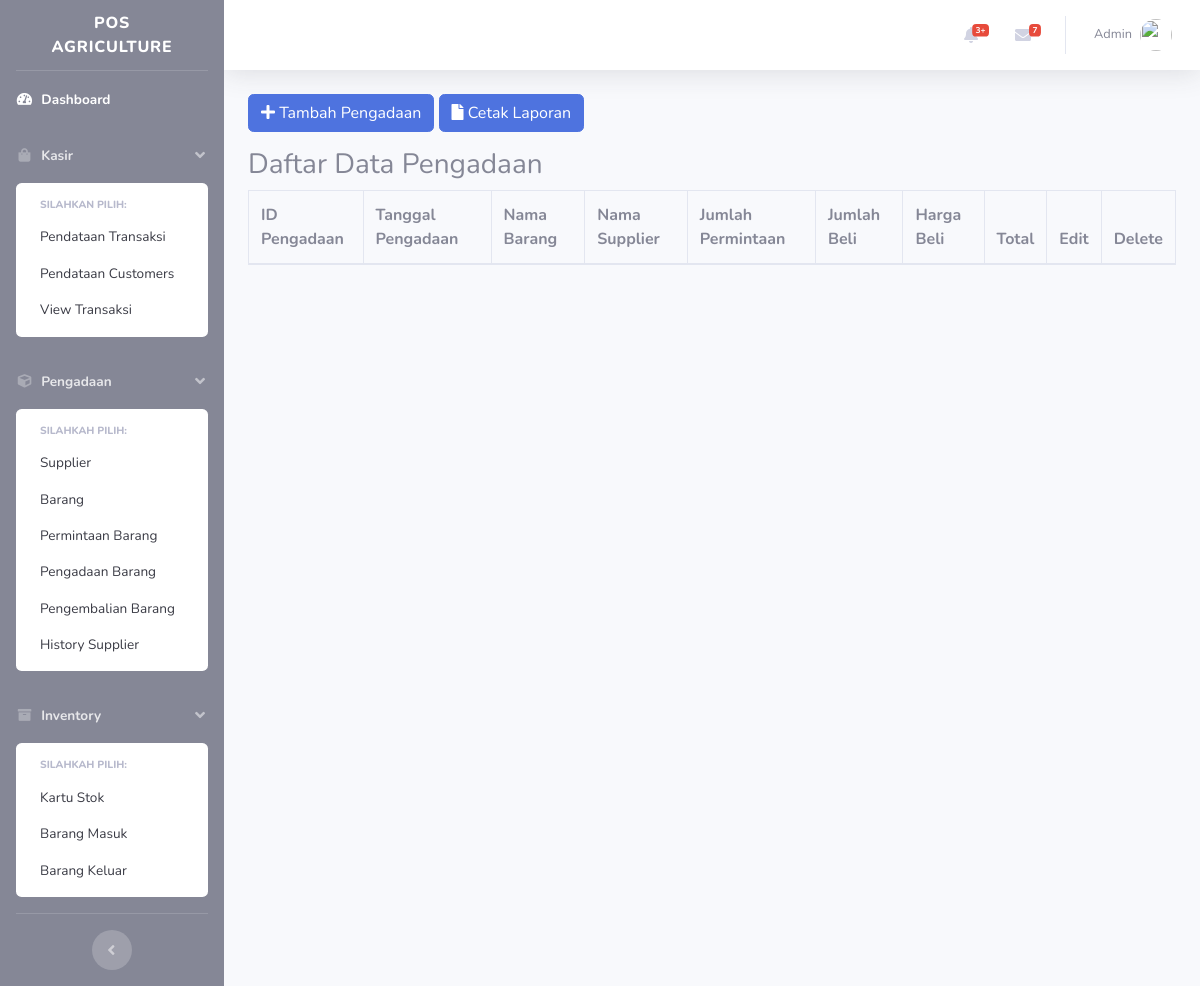
Before: /index.php/pengadaan/searchpengadaan with the older database file.
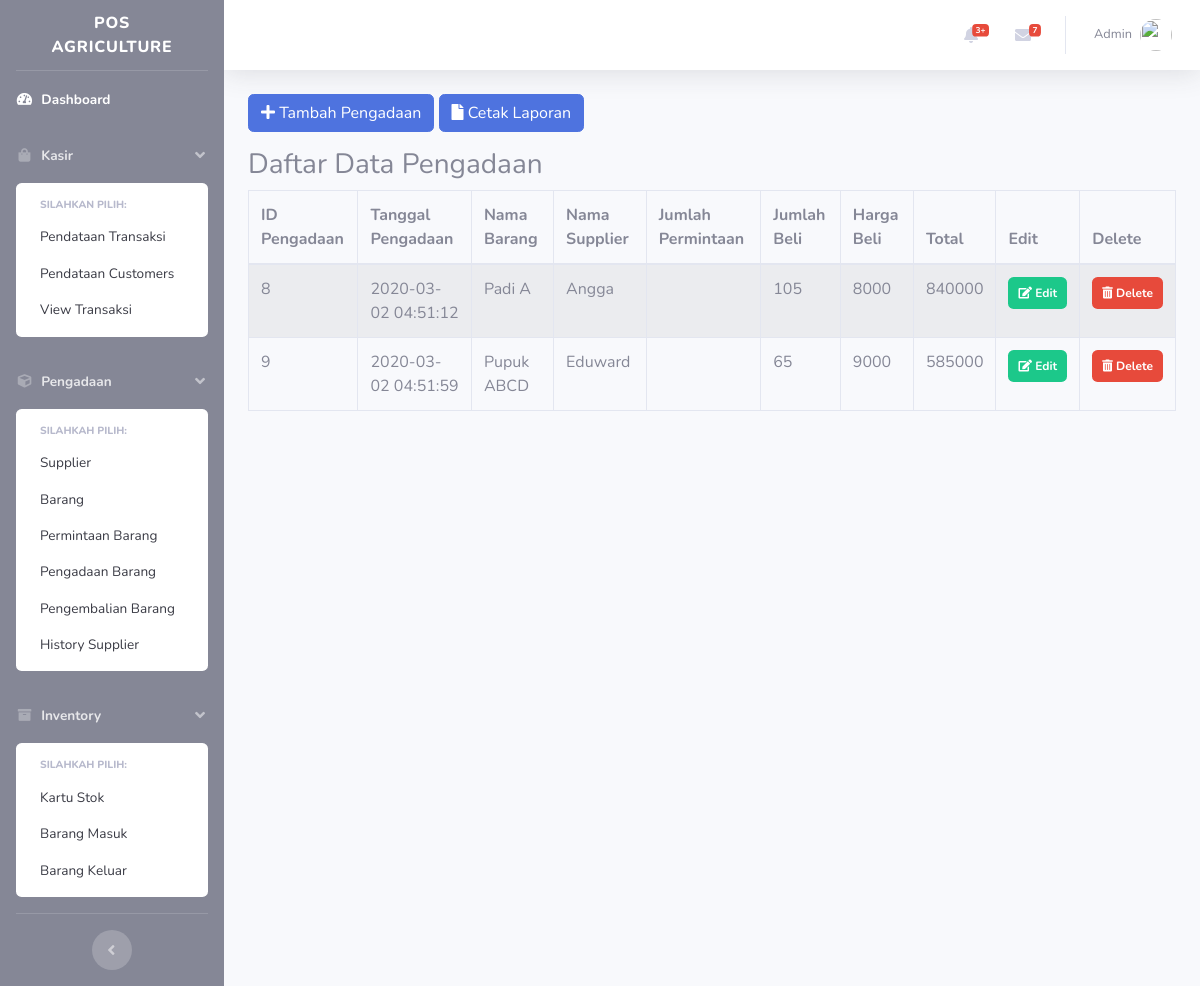
After: the same page with the newer database file.
### tables this page shows
CREATE TABLE `pengadaan_barang` (
  `idpengadaan` int(11) NOT NULL,
  `tglpengadaan` timestamp NOT NULL DEFAULT current_timestamp() ON UPDATE current_timestamp(),
  `jumlahbeli` int(10) NOT NULL,
  `hargabeli` int(10) NOT NULL,
  `id_permintaan` int(11) NOT NULL,
  `kode_barang` varchar(50) NOT NULL,
  `id_supplier` varchar(50) NOT NULL,
  `total` varchar(10) NOT NULL
);

CREATE TABLE `barang` (
  `kode_barang` varchar(50) NOT NULL,
  `nama_barang` varchar(50) NOT NULL,
  `harga_jual` int(11) NOT NULL,
  `jumlah_barang` int(11) NOT NULL,
  `limitasi` int(11) NOT NULL,
  `id_kategori` int(11) NOT NULL
);

CREATE TABLE `supplier` (
  `id_supplier` varchar(50) NOT NULL,
  `nama_supplier` varchar(200) NOT NULL,
  `telp_supplier` varchar(12) NOT NULL,
  `email_supplier` varchar(50) NOT NULL,
  `alamat_supplier` text NOT NULL
);

### application/controllers/pengadaan.php (called while the page is built, shortened)
<?php
class pengadaan extends CI_Controller
{
    public  function __construct()
    {
        $this->load->model('pengadaan_model');
        $this->load->model('supplier_model');
        $this->load->model('barang_model');
        $this->load->model('permintaan_model');
        $this->load->library('form_validation');
    }
    public function searchpengadaan()
    {
        $katakuncipengadaan = $this->input->post('katakuncipengadaan');
        $datapengadaan['pengadaan'] = $this->pengadaan_model->getCaripengadaan($katakuncipengadaan);
        $this->load->view('templates/dashboard_header');
        $this->load->view('pengadaan/index', $datapengadaan);
        $this->load->view('templates/dashboard_footer');
    }
}
?>

### index.php (called while the page is built, shortened)
<?php
require_once BASEPATH.'core/CodeIgniter.php';

### application/models/pengadaan_model.php (called while the page is built, shortened)
<?php if (! defined('BASEPATH')) exit('No direct script access allowed');
class pengadaan_model extends CI_Model{
    public function getCariPengadaan($katakuncipengadaan)
    {
        $this->db->from('barang d');
        $this->db->join('pengadaan_barang b', 'd.kode_barang=b.kode_barang');
        $this->db->join('supplier t', 'b.id_supplier=t.id_supplier');
        $this->db->like('idpengadaan', $katakuncipengadaan);
        $query = $this->db->get();
        return $query->result();
    }
    }
?>

### application/views/pengadaan/index.php (the view, shortened to what this page needs)
<div class="container">
    <div class="row mt-3">
        <div class="col-md-6">
            <a href="<?php echo base_url(); ?>pengadaan/addpengadaan" class="btn btn-primary"><i class="fas fa-plus"></i>  Tambah Pengadaan</a>
            <a href="<?php echo base_url(); ?>laporanpdf/pengadaan" class=" btn  btn-primary "> <i class="fa fa-file "></i> Cetak Laporan</a>
        </div>
    </div>
<div class="row mt-3">
    <div class="col-md-12">
    <h3>Daftar Data Pengadaan</h3>
        <table table id="example" class="table table-striped table-bordered" style="width:100%">
            <thead>
                <tr>
                    <th scope="col">ID Pengadaan</th>
                    <th scope="col">Tanggal Pengadaan</th>
                    <th scope="col">Nama Barang</th>
                    <th scope="col">Nama Supplier</th>
                    <th scope="col">Jumlah Permintaan</th>
                    <th scope="col">Jumlah Beli</th>
                    <th scope="col">Harga Beli</th>
                     <th scope="col">Total</th>
                     <th scope="col">Edit</th>
                     <th scope="col">Delete</th>
                </tr>
            </thead>
            <tbody>
                <?php $no = $this->uri->segment('3') + 1;
                foreach ($pengadaan as $pgd) : ?>
            <tr>
                <td><?php echo $pgd->idpengadaan ?></td>
                <td><?php echo $pgd->tglpengadaan ?></td>
                <td><?php echo $pgd->nama_barang?></td>
                <td><?php echo $pgd->nama_supplier?></td>
                <td><?php echo $pgd->jumlah_permintaan?></td>
                <td><?php echo $pgd->jumlahbeli ?></td>
                <td><?php echo $pgd->hargabeli ?></td>
                <td><?php echo $pgd->total ?></td>
                <td>
                     <a href="<?php echo base_url(); ?>pengadaan/updatepengadaan/<?php echo $pgd->idpengadaan; ?>" class="badge badge-success float-right" style=" padding-top: 10px;padding-right: 10px; padding-bottom: 10px;padding-left: 10px;"><i class="fas fa-edit"></i> Edit</a> <br><br>
                </td>
                <td>
                      <a href="<?php echo base_url(); ?>pengadaan/hapuspengadaan/<?php echo $pgd->idpengadaan; ?>" class="badge badge-danger float-right" onclick="return confirm('Anda yakin?'); " style="padding-top: 10px;padding-right: 10px; padding-bottom: 10px;padding-left: 10px;"><i class="fas fa-trash-alt"></i> Delete</a>
                </td>
            </tr>
             <?php endforeach; ?>
            </tbody>
        </table>
</div>

### application/views/templates/dashboard_header.php (shortened to what this page needs)
<!DOCTYPE html>
<html lang="en">
<head>
    <link href="<?= base_url(); ?>assets/vendor/fontawesome-free/css/all.min.css" rel="stylesheet" type="text/css">
    <link href="<?= base_url(); ?>assets/datatables/css/bootstrap.css" rel="stylesheet" type="text/css">
    <link href="<?= base_url(); ?>assets/datatables/css/dataTables.bootstrap4.min.css" rel="stylesheet" type="text/css">
    <link href="<?= base_url(); ?>assets/css/sb-admin-2.min.css" rel="stylesheet">
</head>
<body id="page-top">
    <div id="wrapper">
        <ul class="navbar-nav bg-secondary sidebar sidebar-dark accordion" id="accordionSidebar" styles="margin-right:100px;">
            <a class="sidebar-brand d-flex align-items-center justify-content-center" href="<?= base_url() ?>dashboard/">
                <div class="sidebar-brand-text mx-3">POS Agriculture
                </div>
            </a>
            <hr class="sidebar-divider my-0">
            <li class="nav-item active">
                <a class="nav-link" href="<?= base_url() ?>dashboard/">
                    <i class="fas fa-fw fa-tachometer-alt"></i>
                    <span>Dashboard</span></a>
            </li>
    <li class="nav-item">
        <a class="nav-link" href="#" data-toggle="collapse" data-target="#collapseUtilities" aria-expanded="true" aria-controls="collapseUtilities">
        <i class="fas fa-fw fa fa-shopping-bag"></i>
        <b><span>Kasir</span></b>
        </a>
        <div id="collapseUtilities" class="collapse show" aria-labelledby="headingUtilities" data-parent="#accordionSidebar" >
          <div class="bg-white py-2 collapse-inner rounded">
            <h6 class="collapse-header">Silahkan Pilih:</h6>
            <a class="collapse-item" href="utilities-color.html">Pendataan Transaksi</a>
            <a class="collapse-item" href="utilities-border.html">Pendataan Customers</a>
            <a class="collapse-item" href="utilities-animation.html">View Transaksi</a>
          </div>
        </div>
    </li>
    <li class="nav-item">
        <a class="nav-link" href="#" data-toggle="collapse" data-target="#collapseTwo" aria-expanded="true" aria-controls="collapseTwo">
        <i class="fas fa-fw fa fa-cube"></i>
        <b><span>Pengadaan</span></b>
        </a>
        <div id="collapseTwo" class="collapse show" aria-labelledby="headingTwo" data-parent="#accordionSidebar" >
          <div class="bg-white py-2 collapse-inner rounded">
            <h6 class="collapse-header">Silahkah Pilih:</h6>
            <a class="collapse-item" href="<?= base_url() ?>supplier/index">Supplier</a>
            <a class="collapse-item" href="<?= base_url() ?>barang/index">Barang</a>
            <a class="collapse-item" href="<?= base_url() ?>permintaan/index">Permintaan Barang</a>
            <a class="collapse-item" href="<?= base_url() ?>pengadaan/index">Pengadaan Barang</a>
            <a class="collapse-item" href="<?= base_url() ?>pengembalian/index">Pengembalian Barang</a>
            <a class="collapse-item" href="<?= base_url() ?>supplier/historydatasupplier">History Supplier</a>
          </div>
        </div>
    </li>
    <li class="nav-item">
        <a class="nav-link" href="#" data-toggle="collapse" data-target="#collapsePages" aria-expanded="true" aria-controls="collapseTwo">
        <i class="fas fa-fw fa fa-archive"></i>
        <b><span>Inventory</span></b>
        </a>
        <div id="collapsePages" class="collapse show" aria-labelledby="headingPages" data-parent="#accordionSidebar" >
          <div class="bg-white py-2 collapse-inner rounded">
            <h6 class="collapse-header">Silahkah Pilih:</h6>
            <a class="collapse-item" href="<?= base_url() ?>kartustok/">Kartu Stok</a>
            <a class="collapse-item" href="<?= base_url() ?>barangmasuk/">Barang Masuk</a>
            <a class="collapse-item" href="<?= base_url() ?>barangkeluar/">Barang Keluar</a>
          </div>
        </div>
    </li>
            <hr class="sidebar-divider d-none d-md-block">
            <div class="text-center d-none d-md-inline">
                <button class="rounded-circle border-0" id="sidebarToggle"></button>
            </div>
        </ul>
        <div id="content-wrapper" class="d-flex flex-column">
            <div id="content">
                <nav class="navbar navbar-expand navbar-light bg-white topbar mb-4 static-top shadow">
                    <ul class="navbar-nav ml-auto">
                        <li class="nav-item dropdown no-arrow mx-1">
                            <a class="nav-link dropdown-toggle" href="#" id="alertsDropdown" role="button" data-toggle="dropdown" aria-haspopup="true" aria-expanded="false">
                                <i class="fas fa-bell fa-fw"></i>
                                <span class="badge badge-danger badge-counter">3+</span>
                            </a>
                        </li>
                        <li class="nav-item dropdown no-arrow mx-1">
                            <a class="nav-link dropdown-toggle" href="#" id="messagesDropdown" role="button" data-toggle="dropdown" aria-haspopup="true" aria-expanded="false">
                                <i class="fas fa-envelope fa-fw"></i>
                                <span class="badge badge-danger badge-counter">7</span>
                            </a>
                        </li>
                        <li class="nav-item dropdown no-arrow">
                            <a class="nav-link dropdown-toggle" href="#" id="userDropdown" role="button" data-toggle="dropdown" aria-haspopup="true" aria-expanded="false">
                                <span class="mr-2 d-none d-lg-inline text-gray-600 small">Admin</span>
                                <img class="img-profile rounded-circle" src="https://source.unsplash.com/QAB-WJcbgJk/60x60">
                            </a>
                        </li>
                    </ul>
                </nav>

### application/views/templates/dashboard_footer.php (shortened to what this page needs)
</div>
</div>
</html>

Changed rows visible on the page:
added pengadaan_barang: idpengadaan "8", tglpengadaan "2020-03-02 04:51:12", kode_barang.nama_barang "Padi A", id_supplier.nama_supplier "Angga", jumlahbeli "105", hargabeli "8000", total "840000"
added pengadaan_barang: idpengadaan "9", tglpengadaan "2020-03-02 04:51:59", kode_barang.nama_barang "Pupuk ABCD", id_supplier.nama_supplier "Eduward", jumlahbeli "65", hargabeli "9000", total "585000"
